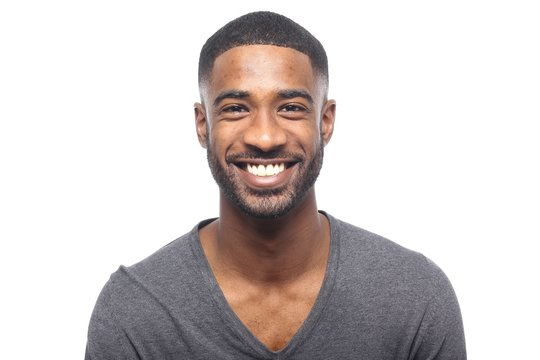
#> input picture class 39/face1.jpg, 540 x 360 px, found by its file name
$ python main2.py
#> lines starting #> are read from the running program, lines starting #| are printed output that depends on the picture; after the words box and inside, x2 and y2 are one past the last pixel; in counts of white or black regions, pixels touching at a corner belong together
import cv2
import numpy as np

test1=cv2.imread("class 39\\face1.jpg")
#> test1 is the input picture: shape (360, 540, 3); mean B, G, R 202.6, 204, 211
test2=cv2.imread("class 39\\face2.jpg")
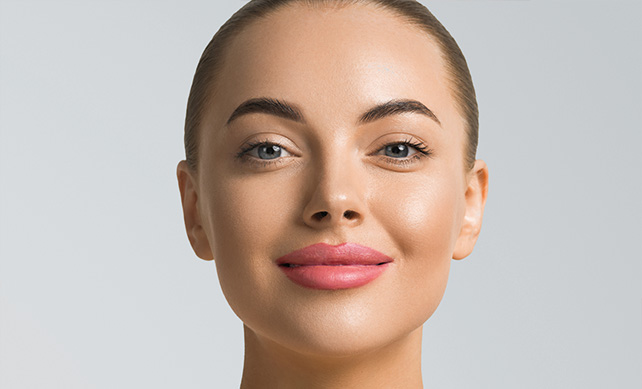
#> input picture class 39/face2.jpg, 642 x 389 px, found by its file name
#> test2 is the input picture: shape (389, 642, 3); mean B, G, R 175, 183.2, 197.7
test3=cv2.imread("class 39\\faces1.jpg")
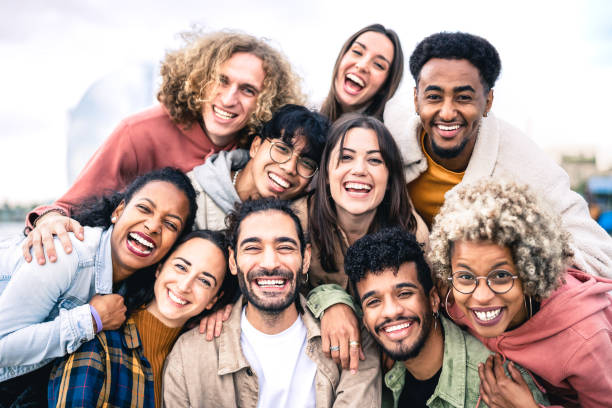
#> input picture class 39/faces1.jpg, 612 x 408 px, found by its file name
#> test3 is the input picture: shape (408, 612, 3); mean B, G, R 156.2, 161.2, 181.9

eyecascade=cv2.CascadeClassifier("class 39\\haarcascade_eye.xml")
eyelist=eyecascade.detectMultiScale(test2,1.1,5)
#> eyelist = [[295, 194, 44, 44], [228, 114, 74, 74], [361, 114, 72, 72]]
print(eyelist)
#| [[295 194  44  44]
#|  [228 114  74  74]
#|  [361 114  72  72]]

for (x,y,w,h) in eyelist:
    test2=cv2.rectangle(test2,(x,y),(x+w,y+h),(0,0,255),2)
    cv2.imshow("eye detection test",test2)
    cv2.waitKey(0)
    cv2.destroyAllWindows()
#> this loop made 3 passes
#> pass 1, `test2=cv2.rectangle(test2,(x,y),(x+w,y+h),(0,0,255),2)`:
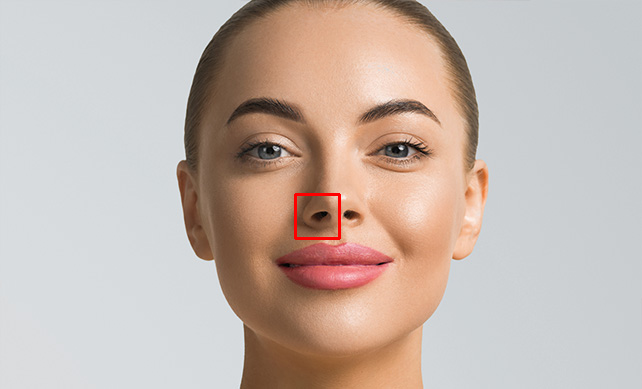
#> test2: shape (389, 642, 3); 0.21% of pixels changed, all inside (x1, y1, x2, y2) = (294, 193, 341, 240)
#> pass 2, `test2=cv2.rectangle(test2,(x,y),(x+w,y+h),(0,0,255),2)`:
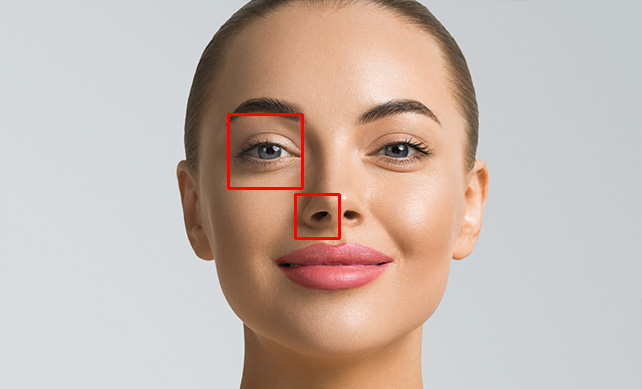
#> test2: shape (389, 642, 3); 0.35% of pixels changed, all inside (x1, y1, x2, y2) = (227, 113, 304, 190)
#> pass 3, `test2=cv2.rectangle(test2,(x,y),(x+w,y+h),(0,0,255),2)`:
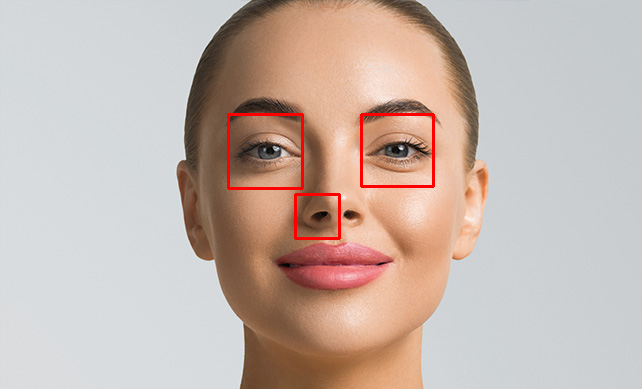
#> test2: shape (389, 642, 3); 0.34% of pixels changed, all inside (x1, y1, x2, y2) = (360, 113, 435, 188)
